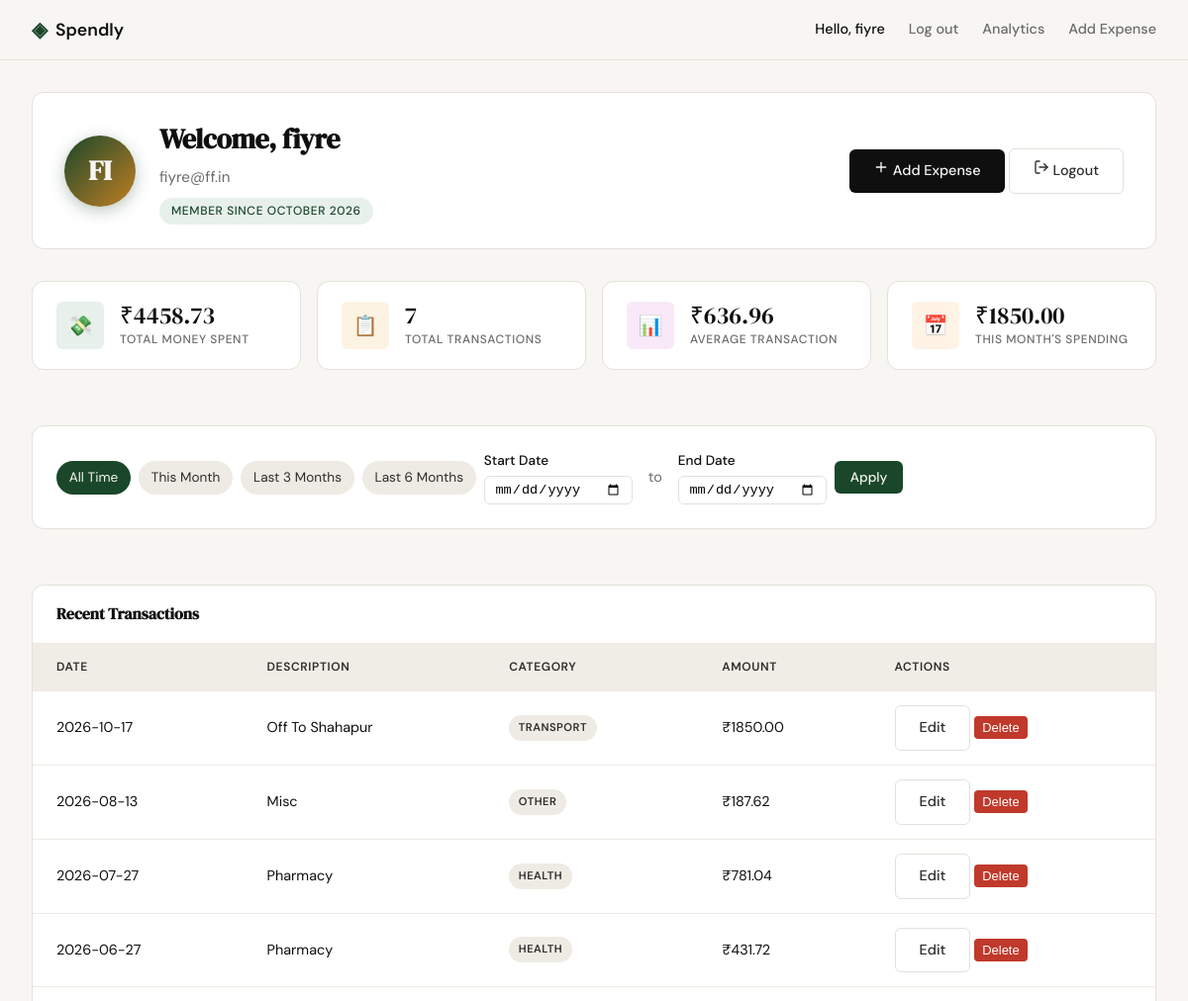
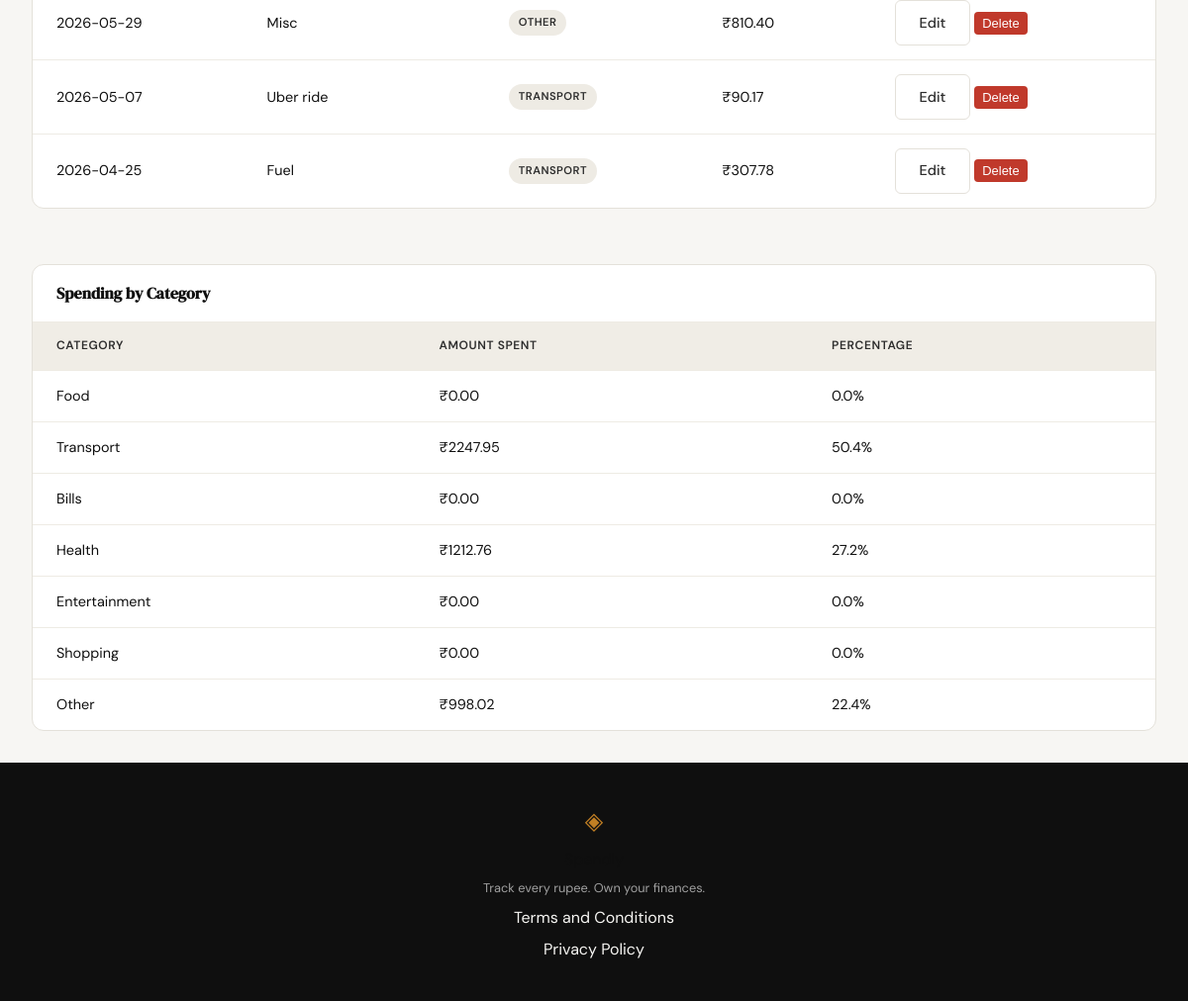
/profile (signed in), run on an earlier commit of the app's database (2 pictures, top to bottom).
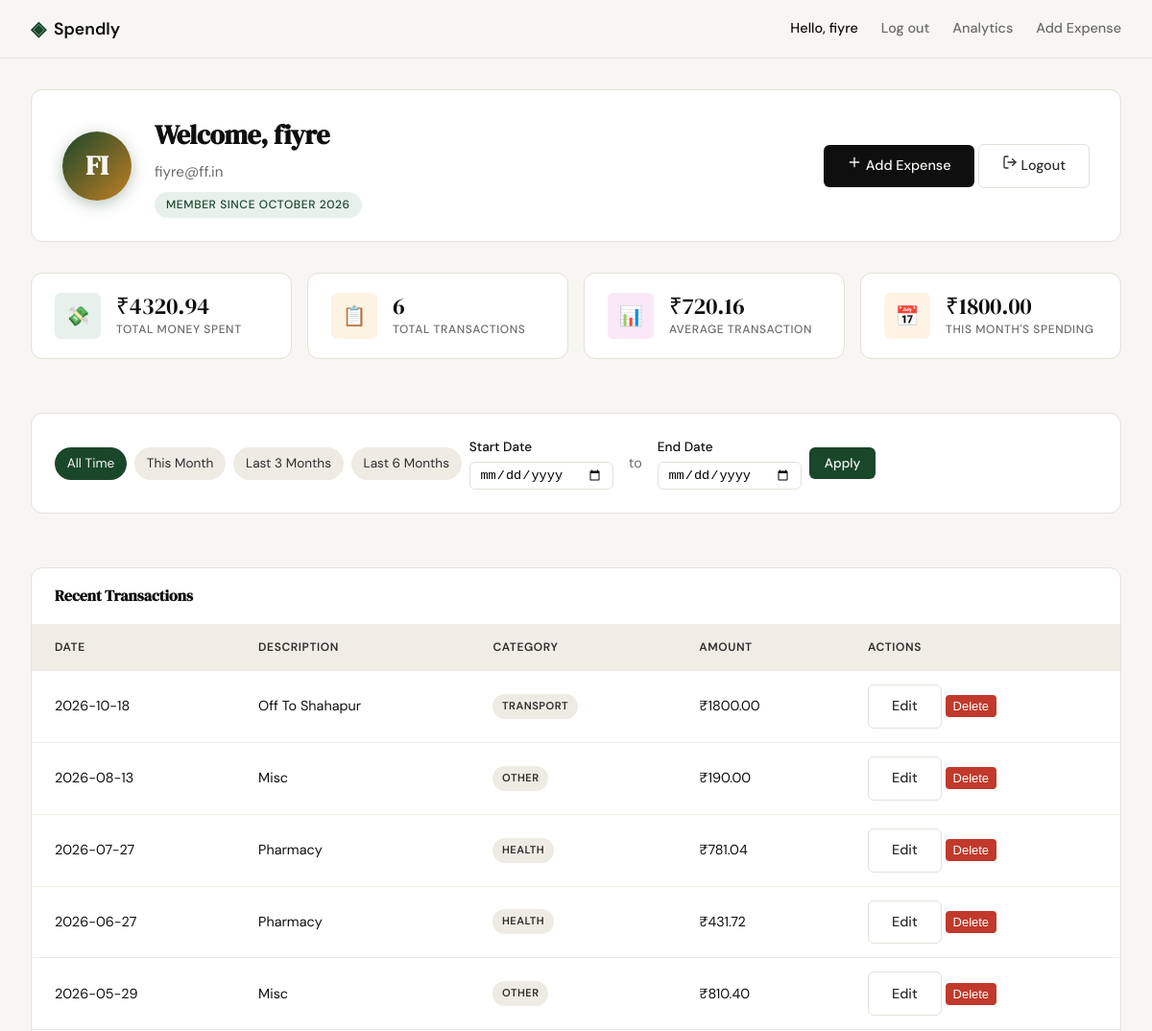
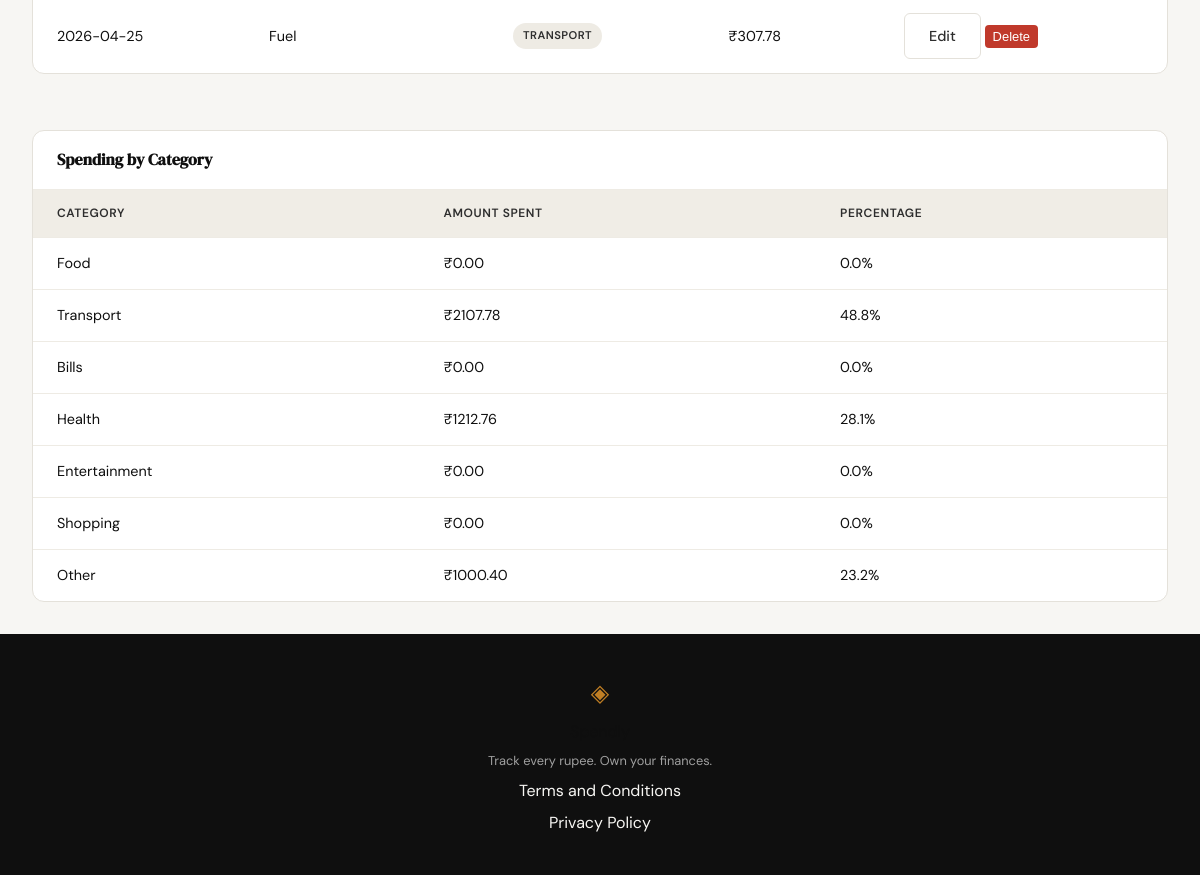
And on a later commit of the database (2 pictures, top to bottom).
### tables this page shows
CREATE TABLE users (
            id INTEGER PRIMARY KEY AUTOINCREMENT,
            name TEXT NOT NULL,
            email TEXT UNIQUE NOT NULL,
            password_hash TEXT NOT NULL,
            created_at TEXT DEFAULT (datetime('now'))
        );

CREATE TABLE expenses (
            id INTEGER PRIMARY KEY AUTOINCREMENT,
            user_id INTEGER NOT NULL REFERENCES users(id),
            amount REAL NOT NULL,
            category TEXT NOT NULL,
            date TEXT NOT NULL,
            description TEXT,
            created_at TEXT DEFAULT (datetime('now'))
        );

### app.py (the view)
@app.route("/profile")
def profile():
    user_id = session.get("user_id")
    if not user_id:
        return redirect(url_for("login"))
    db = get_db()
    user_row = db.execute(
        "SELECT id, name, email, created_at FROM users WHERE id = ?",
        (user_id,)
    ).fetchone()
    db.close()
    if not user_row:
        session.clear()
        flash("User not found.", "error")
        return redirect(url_for("login"))
    name = user_row["name"]
    if len(name) >= 2:
        avatar = name[0:2].upper()
    else:
        avatar = name[0].upper() if name else "?"
    created_at = user_row["created_at"]
    member_since = ""
    if created_at:
        try:
            parts = created_at.split("-")
            if len(parts) >= 2:
                month_names = [
                    "", "January", "February", "March", "April", "May", "June",
                    "July", "August", "September", "October", "November", "December"
                ]
                month_idx = int(parts[1])
                if 1 <= month_idx <= 12:
                    member_since = f"{month_names[month_idx]} {parts[0]}"
        except (ValueError, IndexError):
            member_since = created_at
    user_info = {
        "name": name,
        "email": user_row["email"],
        "avatar": avatar,
        "member_since": member_since or created_at
    }
    start_date_str = request.args.get('start_date') or request.args.get('date_from')
    end_date_str = request.args.get('end_date') or request.args.get('date_to')
    start_date_val = None
    end_date_val = None
    try:
        if start_date_str:
            start_date_val = datetime.strptime(start_date_str, '%Y-%m-%d').date()
        if end_date_str:
            end_date_val = datetime.strptime(end_date_str, '%Y-%m-%d').date()
    except ValueError:
        start_date_val = None
        end_date_val = None
    if start_date_val and end_date_val and start_date_val > end_date_val:
        start_date_val, end_date_val = None, None
    expenses = get_expenses_by_user(
        user_id,
        start_date_val.isoformat() if start_date_val else None,
        end_date_val.isoformat() if end_date_val else None
    )
    total_spent = sum(float(exp.get("amount", 0)) for exp in expenses)
    tx_count = len(expenses)
    avg_transaction = total_spent / tx_count if tx_count else 0.0
    cat_totals = {}
    for exp in expenses:
        cat = exp.get("category", "Other")
        cat_totals[cat] = cat_totals.get(cat, 0.0) + float(exp.get("amount", 0))
    top_category = max("cat_totals", "key=cat_totals.get") if cat_totals else None
    today = date.today()
    this_month_prefix = f"{today.year}-{today.month:02d}"
    this_month = 0.0
    for exp in expenses:
        if exp.get("date") and exp["date"].startswith(this_month_prefix):
            this_month += float(exp.get("amount", 0))
    stats = {
        "total_spent": total_spent,
        "tx_count": tx_count,
        "avg_transaction": avg_transaction,
        "this_month": this_month,
        "top_category": top_category,
    }
    colour_palette = [
        "var(--accent)",
        "var(--accent-2)",
        "var(--accent-3)",
        "var(--accent-4)",
        "var(--accent-5)",
        "var(--accent-6)",
    ]
    categories = []
    for idx, cat_name in enumerate(CATEGORIES):
        amt = cat_totals.get(cat_name, 0.0)
        pct = (amt / total_spent * 100) if total_spent > 0 else 0.0
        categories.append({
            "name": cat_name,
            "amount": amt,
            "percentage": pct,
            "color": colour_palette[idx % len(colour_palette)]
        })
    today = date.today()
    def month_start(offset_months):
        total_months = today.year * 12 + today.month - 1 + offset_months
        year = total_months // 12
        month = total_months % 12 + 1
        return date(year, month, 1)
    presets = {
        'all_time': {'date_from': None, 'date_to': None},
        'this_month': {'date_from': month_start(0), 'date_to': today},
        'last_3_months': {'date_from': month_start(-2), 'date_to': today},
        'last_6_months': {'date_from': month_start(-5), 'date_to': today},
    }
    return render_template(
        "profile.html",
        user=user_info,
        stats=stats,
        transactions=expenses,
        categories=categories,
        presets=presets,
        start_date=start_date_str or "",
        end_date=end_date_str or "",
    )

### templates/profile.html (shortened to what this page needs)
{% extends "base.html" %}
{% block head %}
<link rel="stylesheet" href="{{ url_for('static', filename='css/profile.css') }}">
{% endblock %}
{% block content %}
<div class="profile-dashboard">
    <header class="card profile-header">
        <div class="avatar-section">
            <div class="avatar-initials">{{ user.avatar }}</div>
        </div>
        <div class="user-meta">
            <h1 class="user-name">Welcome, {{ user.name }}</h1>
            <p class="user-email">{{ user.email }}</p>
            <span class="member-badge">Member since {{ user.member_since }}</span>
        </div>
        <div class="header-actions">
            <a href="{{ url_for('add_expense') }}" class="btn-primary">
                <svg width="16" height="16" viewBox="0 0 24 24" fill="none" stroke="currentColor" stroke-width="2" stroke-linecap="round" stroke-linejoin="round">
                    <line x1="12" y1="5" x2="12" y2="19"></line>
                    <line x1="5" y1="12" x2="19" y2="12"></line>
                </svg>
                Add Expense
            </a>
            <a href="{{ url_for('logout') }}" class="btn-ghost logout-btn">
                <svg width="16" height="16" viewBox="0 0 24 24" fill="none" stroke="currentColor" stroke-width="2" stroke-linecap="round" stroke-linejoin="round">
                    <path d="M9 21H5a2 2 0 0 1-2-2V5a2 2 0 0 1 2-2h4"></path>
                    <polyline points="16 17 21 12 16 7"></polyline>
                    <line x1="21" y1="12" x2="9" y2="12"></line>
                </svg>
                Logout
            </a>
        </div>
    </header>
    <section class="stats-grid">
        <article class="card stat-card">
            <div class="stat-icon spending-icon">💸</div>
            <div class="stat-content">
                <span class="stat-value">₹{{ "{:.2f}".format(stats.total_spent) }}</span>
                <span class="stat-label">Total Money Spent</span>
            </div>
        </article>
        <article class="card stat-card">
            <div class="stat-icon transactions-icon">📋</div>
            <div class="stat-content">
                <span class="stat-value">{{ stats.tx_count }}</span>
                <span class="stat-label">Total Transactions</span>
            </div>
        </article>
        <article class="card stat-card">
            <div class="stat-icon avg-icon">📊</div>
            <div class="stat-content">
                <span class="stat-value">₹{{ "{:.2f}".format(stats.avg_transaction) }}</span>
                <span class="stat-label">Average Transaction</span>
            </div>
        </article>
        <article class="card stat-card">
            <div class="stat-icon month-icon">📅</div>
            <div class="stat-content">
                <span class="stat-value">₹{{ "{:.2f}".format(stats.this_month) }}</span>
                <span class="stat-label">This Month's Spending</span>
            </div>
        </article>
    </section>
    <section class="card table-card date-filter-section">
        <div class="table-wrapper">
            <form method="get" action="{{ url_for('profile') }}" class="date-filter-form">
                <div class="filter-controls">
                    <a href="{{ url_for('profile') }}" class="quick-filter-btn{% if not start_date and not end_date %} active{% endif %}">All Time</a>
                    <a href="{{ url_for('profile', date_from=presets.this_month.date_from|default(''), date_to=presets.this_month.date_to|default('') ) }}" class="quick-filter-btn">This Month</a>
                    <a href="{{ url_for('profile', date_from=presets.last_3_months.date_from|default(''), date_to=presets.last_3_months.date_to|default('') ) }}" class="quick-filter-btn">Last 3 Months</a>
                    <a href="{{ url_for('profile', date_from=presets.last_6_months.date_from|default(''), date_to=presets.last_6_months.date_to|default('') ) }}" class="quick-filter-btn">Last 6 Months</a>
                    <div class="date-input">
                        <label for="start_date">Start Date</label>
                        <input type="date" name="start_date" id="start_date" value="{{ start_date or '' }}" />
                    </div>
                    <span class="date-separator">to</span>
                    <div class="date-input">
                        <label for="end_date">End Date</label>
                        <input type="date" name="end_date" id="end_date" value="{{ end_date or '' }}" />
                    </div>
                    <button type="submit" class="btn-success">Apply</button>
                </div>
            </form>
        </div>
    </section>
    <section class="card table-card">
        <header class="card-header">
            <h2>Recent Transactions</h2>
        </header>
        <div class="table-wrapper">
            {% if transactions %}
            <table class="transaction-table">
                <thead>
                    <tr>
                        <th>Date</th>
                        <th>Description</th>
                        <th>Category</th>
                        <th class="text-end">Amount</th>
                        <th class="text-end">Actions</th>
                    </tr>
                </thead>
                <tbody>
                    {% for tx in transactions %}
                    <tr>
                        <td>{{ tx.date }}</td>
                        <td>{{ tx.description }}</td>
                        <td>
                            <span class="badge badge-{{ tx.category | lower }}">{{ tx.category }}</span>
                        </td>
                        <td class="text-end">₹{{ "{:.2f}".format(tx.amount) }}</td>
                        <td class="text-end">
                            <a href="{{ url_for('edit_expense', id=tx.id) }}" class="btn-ghost btn-sm">Edit</a>
                        <form method="POST" action="{{ url_for('delete_expense', id=tx.id) }}"
                              style="display:inline"
                              onsubmit="return confirm('Delete this expense?')">
                            <button type="submit" class="btn-delete btn-sm">Delete</button>
                        </form>
                        </td>
                    </tr>
                    {% endfor %}
                </tbody>
            </table>
            {% else %}
            <div class="empty-state">
                <p>No transactions found for the selected period.</p>
                <p>Try adjusting your date filter or add your first expense.</p>
            </div>
            {% endif %}
        </div>
    </section>
    <section class="card table-card">
        <header class="card-header">
            <h2>Spending by Category</h2>
        </header>
        <div class="table-wrapper">
            {% if categories %}
            <table class="category-table">
                <thead>
                    <tr>
                        <th>Category</th>
                        <th class="text-end">Amount Spent</th>
                        <th class="text-end">Percentage</th>
                    </tr>
                </thead>
                <tbody>
                    {% for cat in categories %}
                    <tr>
                        <td>
                            <span class="category-name">{{ cat.name }}</span>
                        </td>
                        <td class="text-end">₹{{ "{:.2f}".format(cat.amount) }}</td>
                        <td class="text-end">{{ "{:.1f}".format(cat.percentage|default(0)) }}%</td>
                    </tr>
                    {% endfor %}
                </tbody>
            </table>
            {% else %}
            <div class="empty-state">
                <p>No category data available for the selected period.</p>
            </div>
            {% endif %}
        </div>
    </section>
</div>
{% endblock %}

### templates/base.html (shortened to what this page needs)
<!DOCTYPE html>
<html lang="en">
<head>
    <link rel="stylesheet" href="{{ url_for('static', filename='css/style.css') }}">
    {% block head %}{% endblock %}
</head>
<body>
    <nav class="navbar">
        <div class="nav-inner">
            <a href="{{ url_for('landing') }}" class="nav-brand">
                <span class="brand-icon">◈</span>
                <span class="brand-name">Spendly</span>
            </a>
            <div class="nav-links">
                {% if session.get('user_id') and user %}
                    <span class="nav-user">Hello, {{ user.name }}</span>
                    <a href="{{ url_for('logout') }}">Log out</a>
                    <a href="{{ url_for('analytics') }}" class="{% if request_path == '/analytics' %}nav-active{% endif %}">Analytics</a>
                    <a href="{{ url_for('add_expense') }}" class="{% if request_path == '/expenses/add' %}nav-active{% endif %}">Add Expense</a>
                {% else %}
                    <a href="{{ url_for('login') }}">Sign in</a>
                    <a href="{{ url_for('register') }}" class="nav-cta">Get started</a>
                {% endif %}
            </div>
        </div>
    </nav>
    <main class="main-content">
        {% block content %}{% endblock %}
    </main>
    <footer class="footer">
        <div class="footer-inner">
            <span class="brand-icon">◈</span>
            <span class="brand-name">Spendly</span>
            <p class="footer-copy">Track every rupee. Own your finances.</p>
            <a href="{{ url_for('terms') }}">Terms and Conditions</a>
            <a href="{{ url_for('privacy') }}">Privacy Policy</a>
        </div>
    </footer>
</body>
</html>

What changed in the data, as far as the page shows it:
removed expenses: date "2026-10-17", description "Off To Shahapur", category "TRANSPORT", amount "1850.00"
removed expenses: date "2026-05-07", description "Uber ride", category "TRANSPORT", amount "90.17"
added expenses: date "2026-10-18", description "Off To Shahapur", category "TRANSPORT", amount "1800.00"
changed expenses (number 2 of 6 on the later page): amount "187.62" → "190.00"
Also different on the page:
{{ "{:.2f}".format(stats.total_spent) }}: "4458.73" → "4320.94"
{{ stats.tx_count }}: "7" → "6"
{{ "{:.2f}".format(stats.avg_transaction) }}: "636.96" → "720.16"
{{ "{:.2f}".format(stats.this_month) }}: "1850.00" → "1800.00"
new list line: "Transport ₹ 2107.78 48.8 %"
new list line: "Health ₹ 1212.76 28.1 %"
new list line: "Other ₹ 1000.40 23.2 %"
list line gone: "Transport ₹ 2247.95 50.4 %"
list line gone: "Health ₹ 1212.76 27.2 %"
list line gone: "Other ₹ 998.02 22.4 %"
